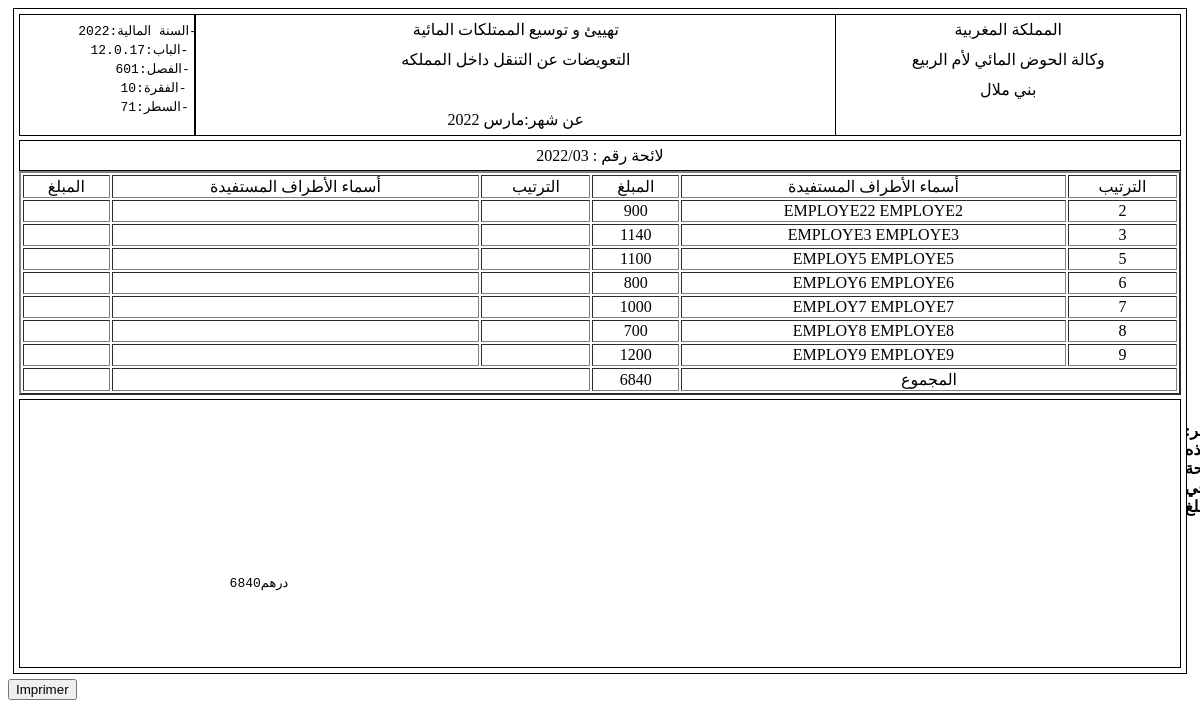
The page /Application-Gestion-Deplacements/listeBenificiaire.php on the database its author committed.
### tables this page shows
CREATE TABLE IF NOT EXISTS `employe` (
  `id` int(10) NOT NULL AUTO_INCREMENT,
  `n_ordre` int(10) NOT NULL,
  `nom` varchar(30) NOT NULL,
  `prenom` varchar(30) NOT NULL,
  `adresse` varchar(50) NOT NULL,
  `email` varchar(50) NOT NULL,
  `tel` varchar(10) NOT NULL,
  `rib` int(30) NOT NULL,
  `echelle` int(10) NOT NULL,
  `taux` int(10) DEFAULT NULL,
  `cadre` varchar(30) NOT NULL,
  `id_deplacement` int(10) DEFAULT NULL,
  `id_vehicule` int(10) DEFAULT NULL,
  PRIMARY KEY (`id`),
  KEY `id_deplacement` (`id_deplacement`),
  KEY `id_vehicule` (`id_vehicule`)
);

CREATE TABLE IF NOT EXISTS `deplacement` (
  `id_deplacement` int(10) NOT NULL AUTO_INCREMENT,
  `heure_depart` varchar(6) NOT NULL,
  `heure_retour` varchar(6) NOT NULL,
  `ville_depart` varchar(30) NOT NULL,
  `ville_arrivee` varchar(30) NOT NULL,
  `date_depart` date NOT NULL,
  `date_arrivee` date NOT NULL,
  `forfait` int(10) NOT NULL,
  `nb_jours` int(10) DEFAULT NULL,
  `nb_repas` int(10) DEFAULT NULL,
  `id_employe` int(50) NOT NULL,
  `id_mission` int(10) NOT NULL,
  PRIMARY KEY (`id_deplacement`),
  KEY `id_mission` (`id_mission`),
  KEY `id_employe` (`id_employe`)
);

### Application-Gestion-Deplacements/listeBenificiaire.php (the view, shortened to what this page needs)
<!DOCTYPE html>
<html lang="en">
<head>
</head>
<body>
    <?php
    require_once('connect.php');
    $req="select n_ordre,nom,prenom,forfait from employe e , deplacement d
    where e.id=d.id_employe
    order by n_ordre
    ; ";
    $res=mysqli_query($con,$req);
    if(!$res){
        echo("erreur");
    }
    else{
        ?>
          <div class="zone">
          <div class="zone1">
     <div style="width: 100%;">
        <div style="border: 1px solid black;width:15%; height: 120px; float: left;  line-height :5px;">
      <pre style="margin-left:50px;padding:0.5px;"> السنة المالية:2022-  </pre>
         <pre style="margin-left:70px;padding:0.5px;">الباب:12.0.17-</pre>
          <pre style="margin-left:95px;padding:0.5px;">الفصل:601-</pre>
          <pre style="margin-left:100px;padding:0.5px;">الفقرة:10-</pre>
          <pre style="margin-left:100px;padding:0.5px;">السطر:71-</pre>
        </div>
        <div style="border: 1px solid black;width: 55%; height: 120px; float: left; line-height : 30px; ">
            <center>
           تهييئ و توسيع الممتلكات المائية<br>
           التعويضات عن التنقل داخل المملكه<br><br>
           عن شهر:مارس 2022
       </center>
        </div>
        <div style="border: 1px solid black;; line-height : 30px;">
        <center>
         المملكة المغربية <br>
         وكالة الحوض المائي لأم الربيع<br>
         بني ملال<br> </center>
        <div class="none" style="color:white;">.......</div>
        </div>
    </div>
     </div>
     <div class="zone2">
            <center>لائحة رقم : 2022/03</center>
     </div>
    <table style="width:100%" border=2>
        <tr>
            <td><center>المبلغ</center></td>
            <td><center>أسماء الأطراف المستفيدة </center></td>
            <td><center>الترتيب</center></td>
            <td><center>المبلغ</center></td>
            <td><center>أسماء الأطراف المستفيدة </center></td>
            <td><center>الترتيب</center></td>
        </tr>
        <?php
            while ($row=mysqli_fetch_array($res)){
        ?>
        <tr>
            <td><center></center></td>
            <td><center></center></td>
            <td><center></center></td>
            <td><center><?php echo $row['forfait']?></center></td>
            <td><center><?php echo strtoupper($row['nom']).' '.strtoupper($row['prenom']);?></center></td>
            <td><center><?php echo $row['n_ordre']?></center></td>
        </tr>
        <?php
            }
        ?>
        <?php
            $req1="select sum(forfait) from employe e , deplacement d where e.id=d.id_employe;";
            $res1=mysqli_query($con,$req1);
            while ($row=mysqli_fetch_array($res1)){
        ?>
            <td><center></center></td>
            <td colspan=2><center></center></td>
            <td ><center><?php echo $row['sum(forfait)']?></center></td>
            <td colspan=2><center>المجموع</center></td>
        <?php
            }
        ?>
    </table>
    <?php
            $req1="select sum(forfait) from employe e , deplacement d where e.id=d.id_employe;";
            $res1=mysqli_query($con,$req1);
            while ($row=mysqli_fetch_array($res1)){
        ?>
    <div class="zone4">
        <b><p style="margin-left: 1160px;">
        :تحصر هذه الائحة في مبلغ
        </p></b>
        <pre>
        <p  style="margin-left: 150px;">
       <?php echo$row['sum(forfait)'];?>درهم
        </p>
        </pre>
    </div>
    <?php
            }
        ?>
    </div>
    <div class="imprimer">  <button onclick="printFunction()" class="btn btn-primary ">Imprimer</button></div>
        <?php
    }
    ?>
</body>
</html>

### Application-Gestion-Deplacements/listeBenificiaire.php (style rules this page uses)
.zone { border: 1px solid black; padding: 5px;margin:5px; }
.zone2 { border: 1px solid black; padding: 5px;margin:0.5spx;margin-top :4px; }
.zone4 { border: 1px solid black; padding: 5px;margin:0.5spx;margin-top :4px; }
table { "border: 3px solid black;width:100%; }

### rows shown on the page
employe: deplacement.forfait "900", nom "EMPLOYE22", prenom "EMPLOYE2", n_ordre "2"
employe: deplacement.forfait "1140", nom "EMPLOYE3", prenom "EMPLOYE3", n_ordre "3"
employe: deplacement.forfait "1100", nom "EMPLOY5", prenom "EMPLOYE5", n_ordre "5"
employe: deplacement.forfait "800", nom "EMPLOY6", prenom "EMPLOYE6", n_ordre "6"
employe: deplacement.forfait "1000", nom "EMPLOY7", prenom "EMPLOYE7", n_ordre "7"
employe: deplacement.forfait "700", nom "EMPLOY8", prenom "EMPLOYE8", n_ordre "8"
employe: deplacement.forfait "1200", nom "EMPLOY9", prenom "EMPLOYE9", n_ordre "9"

### other values the page prints
$row['sum(forfait)'] "6840"
